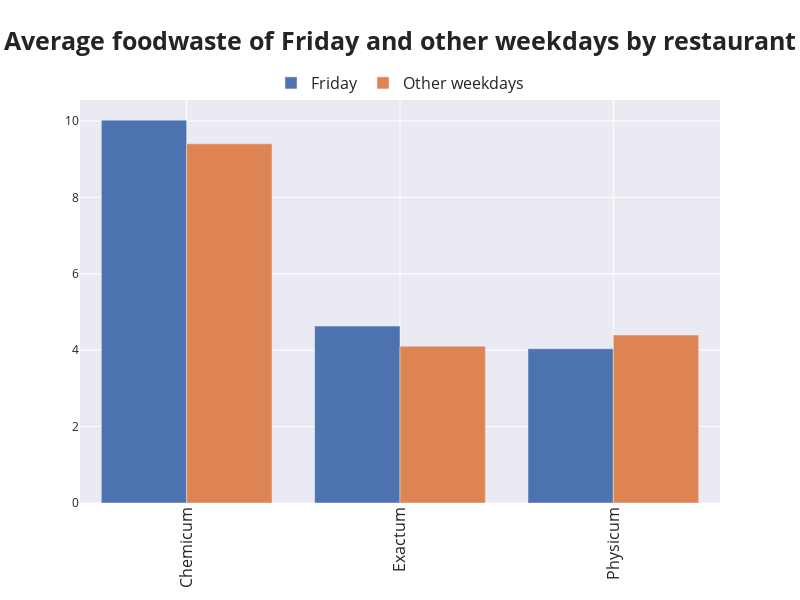

Here is the notebook cell this chart was saved with:
### Code cell
fig = make_subplots(
    rows=1, cols=1,
    specs=[
        [{'type': 'bar'}]
    ]
)

fig.add_trace(
    go.Bar(
        x=results['restaurant'],
        y=results['friday'],
        name='Friday'
    ),
    row=1, col=1
)
fig.add_trace(
    go.Bar(
        x=results['restaurant'],
        y=results['other_weekdays'],
        name='Other weekdays'
    ),
    row=1, col=1
)

fig.update_layout(
    height=600, 
    width=800,
    title_text="<b>Average foodwaste of Friday and other weekdays by restaurant</b>",
    title_font_size=25,
    xaxis={'tickangle': -90, 'tickfont': {'size': 16}},
    legend={'orientation': 'h', 'xanchor': "center", 'y': 1, 'yanchor': "bottom", 'x': 0.5, 'font': {'size': 16}},
    title_x=0.5,
)
fig.show()

### Figure 1 — Plotly figure (JSON) as saved in the notebook; plotly's stock layout.template omitted (floating-point values rounded to 4 significant figures)
{"data": [{"name": "Friday", "type": "bar", "x": ["Chemicum", "Exactum", "Physicum"], "xaxis": "x", "y": [10.02, 4.63, 4.036], "yaxis": "y"}, {"name": "Other weekdays", "type": "bar", "x": ["Chemicum", "Exactum", "Physicum"], "xaxis": "x", "y": [9.401, 4.104, 4.396], "yaxis": "y"}], "layout": {"height": 600, "legend": {"font": {"size": 16}, "orientation": "h", "x": 0.5, "xanchor": "center", "y": 1, "yanchor": "bottom"}, "title": {"font": {"size": 25}, "text": "<b>Average foodwaste of Friday and other weekdays by restaurant</b>", "x": 0.5}, "width": 800, "xaxis": {"anchor": "y", "domain": [0, 1], "tickangle": -90, "tickfont": {"size": 16}}, "yaxis": {"anchor": "x", "domain": [0, 1]}}}
